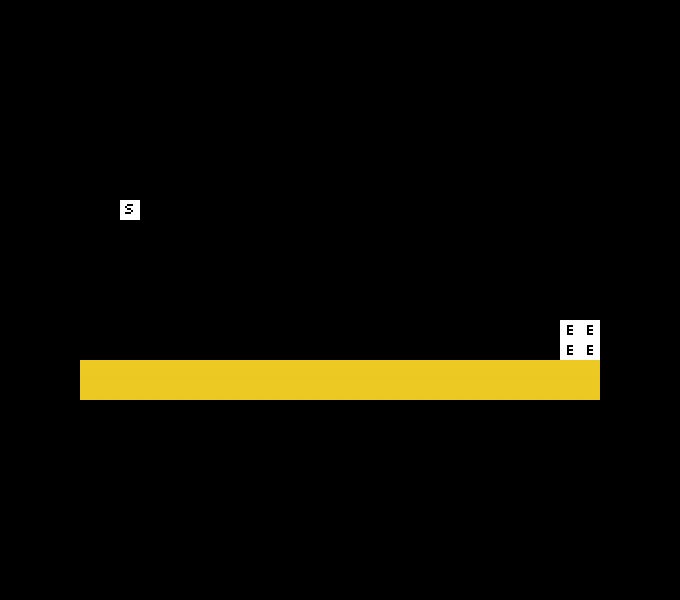

The image is a tile-based game level rendered from a .tmx file. Its description and source (layers, tilesets, objects; grid data summarised) follow:
An orthogonal 34x30 tile map with 20x20 px tiles, 2 tile layers (art, data).

<map version="1.0" orientation="orthogonal" width="34" height="30" tilewidth="20" tileheight="20">
 <tileset firstgid="1" name="tile s" tilewidth="20" tileheight="20">
  <image source="../tiles.png" width="100" height="100" />
 </tileset>
 <layer name="art" width="34" height="30">
  <data>[1020 cells, 56 non-empty, 2 distinct tile ids]</data>
 </layer>
 <layer name="data" width="34" height="30">
  <data>[1020 cells, 1 non-empty, 1 distinct tile ids]</data>
 </layer>
</map>
